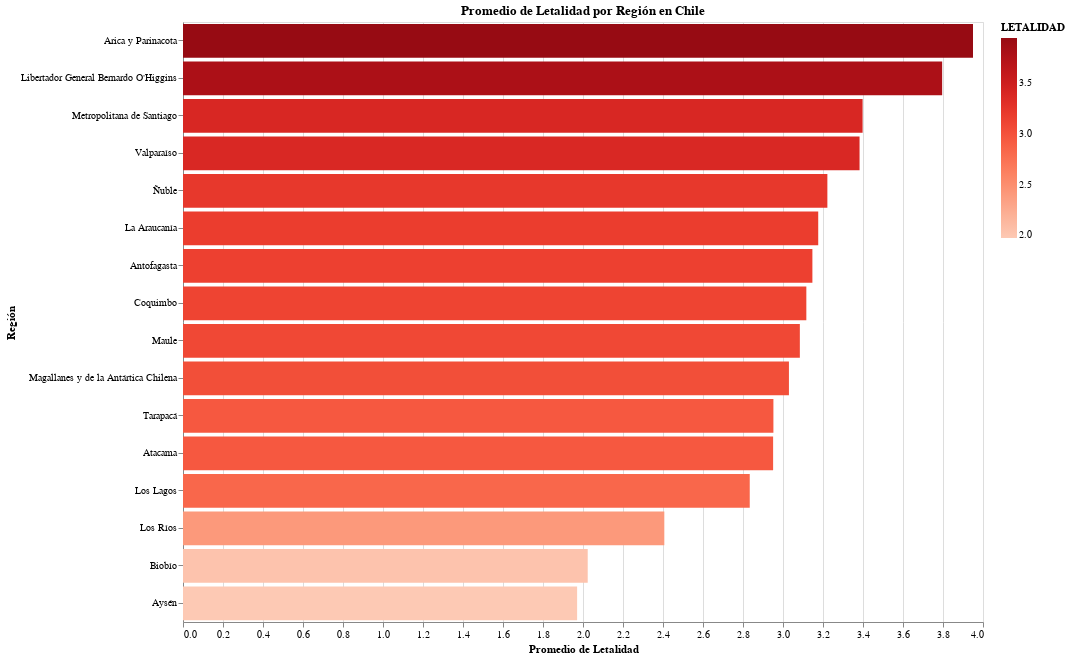

The notebook cell saved with this chart:
### Code cell
import altair as alt

chart = alt.Chart(df_region).mark_bar().encode(
    x=alt.X("LETALIDAD:Q", title="Promedio de Letalidad"),
    y=alt.Y("REGIÓN:N", sort='-x', title="Región"),
    color=alt.Color("LETALIDAD:Q", scale=alt.Scale(scheme="reds")),
    tooltip=["REGIÓN", "LETALIDAD"]
).properties(
    title="Promedio de Letalidad por Región en Chile",
    width=800,
    height=600
)

chart

### Figure 1 — Vega-Lite specification as saved in the notebook (floating-point values rounded to 4 significant figures)
{"config": {"view": {"continuousWidth": 300, "continuousHeight": 300}}, "data": {"name": "data-47547bb689e9cf9bf6b29015c8df0942"}, "mark": {"type": "bar"}, "encoding": {"color": {"field": "LETALIDAD", "scale": {"scheme": "reds"}, "type": "quantitative"}, "tooltip": [{"field": "REGIÓN", "type": "nominal"}, {"field": "LETALIDAD", "type": "quantitative"}], "x": {"field": "LETALIDAD", "title": "Promedio de Letalidad", "type": "quantitative"}, "y": {"field": "REGIÓN", "sort": "-x", "title": "Región", "type": "nominal"}}, "height": 600, "title": "Promedio de Letalidad por Región en Chile", "width": 800, "$schema": "https://vega.github.io/schema/vega-lite/v5.20.1.json", "datasets": {"data-47547bb689e9cf9bf6b29015c8df0942": [{"REGIÓN": "Antofagasta", "LETALIDAD": 3.147}, {"REGIÓN": "Arica y Parinacota", "LETALIDAD": 3.95}, {"REGIÓN": "Atacama", "LETALIDAD": 2.951}, {"REGIÓN": "Aysén", "LETALIDAD": 1.971}, {"REGIÓN": "Biobío", "LETALIDAD": 2.024}, {"REGIÓN": "Coquimbo", "LETALIDAD": 3.117}, {"REGIÓN": "La Araucanía", "LETALIDAD": 3.176}, {"REGIÓN": "Libertador General Bernardo O'Higgins", "LETALIDAD": 3.796}, {"REGIÓN": "Los Lagos", "LETALIDAD": 2.834}, {"REGIÓN": "Los Ríos", "LETALIDAD": 2.407}, {"REGIÓN": "Magallanes y de la Antártica Chilena", "LETALIDAD": 3.03}, {"REGIÓN": "Maule", "LETALIDAD": 3.084}, {"REGIÓN": "Metropolitana de Santiago", "LETALIDAD": 3.398}, {"REGIÓN": "Tarapacá", "LETALIDAD": 2.952}, {"REGIÓN": "Valparaíso", "LETALIDAD": 3.383}, {"REGIÓN": "Ñuble", "LETALIDAD": 3.222}]}}
